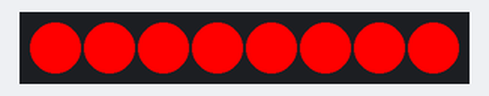
A sketch run on a simulated Arduino Uno, built with avr-gcc and run on an emulated ATmega328P. Parts: 8 RGB LEDs in strip order, left to right.

Above: at 0.1 s.
At 0.6 s:
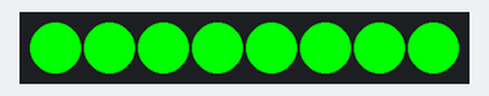
At 1.1 s:
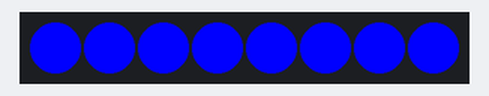
Timing chart, 0 to 130.0 s (numbered marks = the images above):
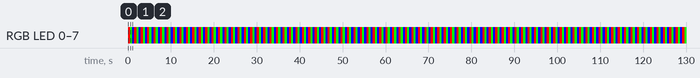

The sketch:

RGB_test.ino
```cpp
#include <Adafruit_NeoPixel.h>

#define LED_PIN    6      // Data pin connected to DIN
#define LED_COUNT  8      // Number of LEDs

Adafruit_NeoPixel strip(LED_COUNT, LED_PIN, NEO_GRB + NEO_KHZ800);

void setup() {
  strip.begin();
  strip.show(); // Initialize all pixels to 'off'
}

void loop() {
  // Simple color cycle
  strip.fill(strip.Color(255, 0, 0)); // Red
  strip.show();
  delay(500);

  strip.fill(strip.Color(0, 255, 0)); // Green
  strip.show();
  delay(500);

  strip.fill(strip.Color(0, 0, 255)); // Blue
  strip.show();
  delay(500);
}
```

Measured:
- by itself, RGB LED 0–7: repeats every 1.5 s: RGB(0, 255, 0) 0.50 s, RGB(0, 0, 255) 0.50 s, RGB(255, 0, 0) 0.50 s
- by itself, everything shown: repeats every 1.5 s, in 3 steps
- what the display in image 1 shows lasts 0.5 s, from 0.5 s to 1.0 s
